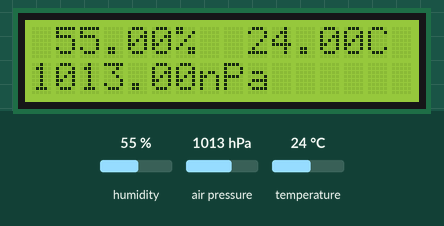
The sketch below on a simulated Arduino Uno, built with avr-gcc and run on an emulated ATmega328P. On the bench: 16×2 character LCD. Inputs (shaded band) come from the test bench; at power-on: humidity 55 %, air pressure 1013 hPa, temperature 24 °C. The local clock reads 2024-03-15 10:24:30 at power-on unless the sketch sets it; storage starts empty; what the sketch prints to the serial monitor is not drawn.

Above: at 6.3 s.
6.4 s: humidity set to 22 %
At 8.3 s:
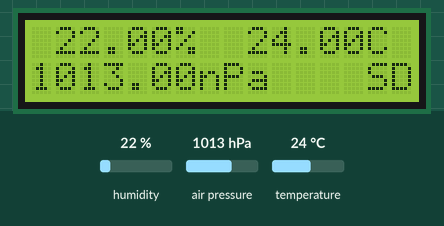
8.9 s: air pressure set to 952 hPa
At 10.9 s:
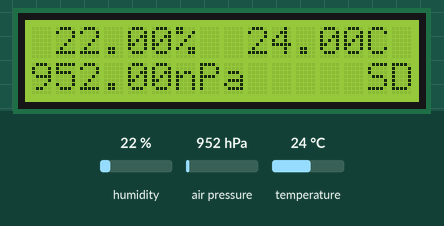
11.2 s: temperature set to 12 °C
At 12.8 s:
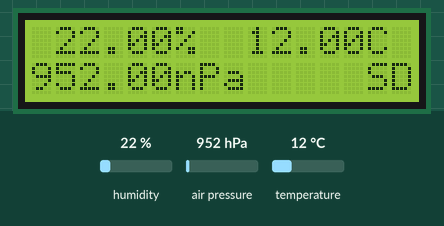
13.4 s: humidity set to 40 %
At 14.7 s:
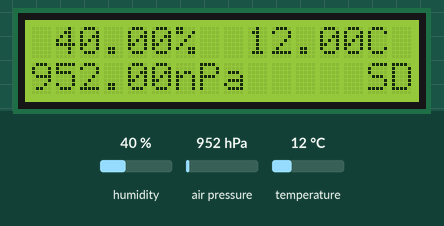
15.6 s: air pressure set to 975 hPa
At 17.4 s:
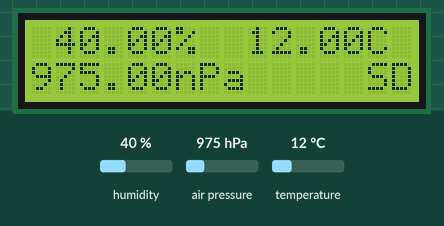
Timing chart, 0 to 18.9 s (numbered marks = the images above; inputs shaded):
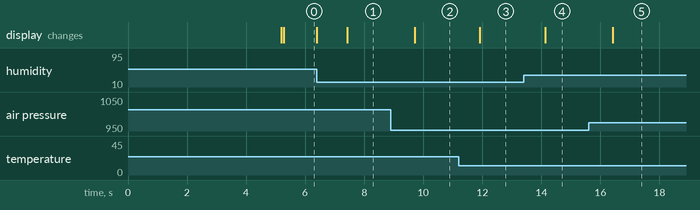

The sketch:

Data_logger_BME280.ino
```cpp
#include <Sleep_n0m1.h>
#include <SPI.h>
#include <Wire.h>
#include <LiquidCrystal_I2C.h>
#include <virtuabotixRTC.h>
#include <SD.h>
#include <Adafruit_Sensor.h>
#include <Adafruit_BME280.h>
//----------------------------------------------------------------------
//Pin Configuration
int clk=7;
int dat=6;
int rst=5;

int ss=10;
//----------------------------------------------------------------------
//Device Object
LiquidCrystal_I2C lcd(0x27,16,2);
virtuabotixRTC ds(clk,dat,rst);
File ff;
Adafruit_BME280 bme;
Sleep slp;
//----------------------------------------------------------------------
//Working Variables
String tmp;
String tuple;
int i,j;
int del=20000;
//----------------------------------------------------------------------
//DataSets
String fname="BME280.txt";
boolean stat[2];
char timest[8];
char datest[10];
String sdstat;
String h,t,p;
//----------------------------------------------------------------------

void setup()
{
  initializ();
  delay(5000);
  //testing
  //slp.idleMode(); //set sleep mode
  //slp.sleepDelay(5000);
  initializ();
}

void initializ()
{
  Serial.begin(9600);
  lcd.begin();
  SD.begin(ss);
  bme.begin();
}

void loop()
{
    tuple=getTuple();
    writeLog(tuple);
    Serial.println(tuple);
    delay(1000);
}

//----------------------------------------------------------------------
//Data Assembly
String getTuple()
{
  tuple="";
  tuple+=stampDateTime()+","+readBME();
  //LCD
  lcd.setCursor(1,0);
  delay(10);
  lcd.print(com(h,6));
  delay(10);
  lcd.setCursor(9,0);
  delay(10);
  lcd.print(com(t,6));
  delay(10);
  lcd.setCursor(0,1);
  delay(10);
  lcd.print(com(p,9));
  delay(10);
  lcd.setCursor(14,1);
  delay(10);
  lcd.print(sdstat);
  return tuple;
}

String com(String str,int tspace)
{
  i=tspace-str.length()+1;
  for(j=1;j<=i;j++)
  {
    str+=" ";
  }
  return str;
}

//----------------------------------------------------------------------
//DS1302

String fetchTime()
{
  int tmptime;
  tmptime=ds.hours;
  timest[0]=(tmptime/10)+48;
  timest[1]=(tmptime%10)+48;
  timest[2]=':';
  tmptime=ds.minutes;
  timest[3]=(tmptime/10)+48;
  timest[4]=(tmptime%10)+48;
  timest[5]=':';
  tmptime=ds.seconds;
  timest[6]=(tmptime/10)+48;
  timest[7]=(tmptime%10)+48;
  tmp="";
  for(i=0;i<8;i++)
  {
    tmp+=timest[i];
  }
  return tmp;
}

String fetchDate()
{
  int tmpdate;
  tmpdate=ds.dayofmonth;
  datest[0]=(tmpdate/10)+48;
  datest[1]=(tmpdate%10)+48;
  datest[2]='-';
  tmpdate=ds.month;
  datest[3]=(tmpdate/10)+48;
  datest[4]=(tmpdate%10)+48;
  datest[5]='-';
  tmpdate=ds.year;
  datest[6]=(tmpdate/1000)+48;
  datest[7]=((tmpdate/100)%10)+48;
  datest[8]=((tmpdate/10)%10)+48;
  datest[9]=(tmpdate%10)+48;
  tmp="";
  for(i=0;i<10;i++)
  {
    tmp+=datest[i];
  }
  return tmp;
}

String stampDateTime()
{
  ds.updateTime();
  return fetchDate()+","+fetchTime();
}

//----------------------------------------------------------------------
//SD Card Adapter


void writeLog(String lg)
{
  ff=SD.open(fname,FILE_WRITE);
  if(ff)
  {
    sdstat="SD";
    Serial.println("LOGGING !!!");
    ff.println(lg);
  }
  else
  {
    sdstat="ER";
    Serial.println("NOT LOGGING !!!");
    SD.begin(ss);
  }
  ff.close();
}

//----------------------------------------------------------------------
//BME 280
String readBME()
{
  float hum,tem,pres;
  hum=bme.readHumidity();
  tem=bme.readTemperature();
  pres=(bme.readPressure()/100.0F);
  if(isnan(hum)||isnan(tem)||isnan(pres))
  {
    bme.begin();
    h="err";
    t="err";
    p="err";
    return "err,err,err";
  }
  else if((hum>=0 && hum<=100)&&(tem>=(-40)&&tem<=85)&&(pres>=300&&pres<=1100))
  {
    h=String(hum)+"%";
    t=String(tem)+"C";
    p=String(pres)+"nPa";
    return (String(hum)+" %,"+String(tem)+" C,"+String(pres)+" nPa");
  }
  else
  {
    h="err";
    t="err";
    p="err";
    return "err,err,err";
  }
}
```

Measured:
- after the input at 6.4 s, the display: changes after 1.0 s (image 1)
- after the input at 8.9 s, the display: changes after 0.82 s (image 2)
- after the input at 11.2 s, the display: changes after 0.72 s (image 3)
- after the input at 13.4 s, the display: changes after 0.73 s (image 4)
- after the input at 15.6 s, the display: changes after 0.82 s (image 5)
- what the display in image 0 shows lasts 1.1 s, from 5.3 s to 6.4 s
